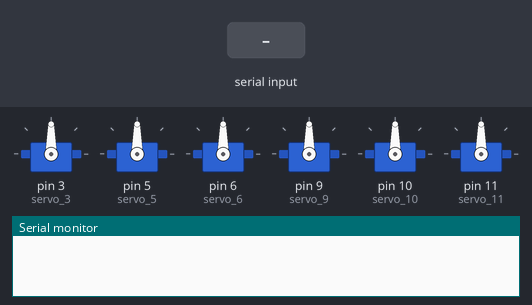
The sketch below on a simulated Arduino Uno, built with avr-gcc and run on an emulated ATmega328P. On the bench: 6 × servo, the last lines printed to the serial monitor. The inputs (shaded band) are chosen by the test bench.

Above: at 1.2 s.
1.3 s: "1" received over Serial
At 1.6 s:
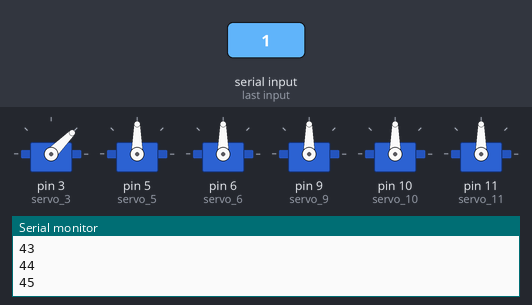
2.8 s: "2" received over Serial
At 3.9 s:
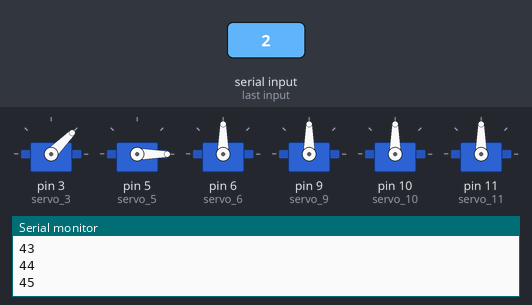
4.3 s: "3" received over Serial
At 5.0 s:
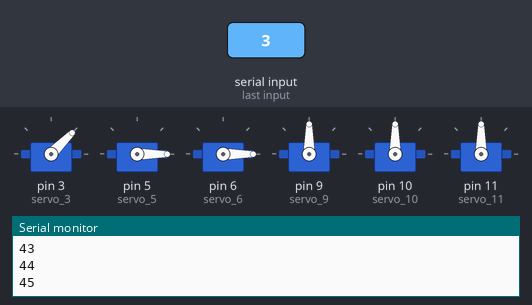
5.8 s: "4" received over Serial
At 6.2 s:
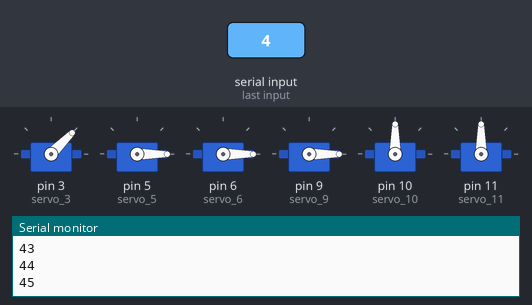
7.3 s: "5" received over Serial
8.8 s: "6" received over Serial
Timing chart, 0 to 11.3 s (numbered marks = the images above; inputs shaded):
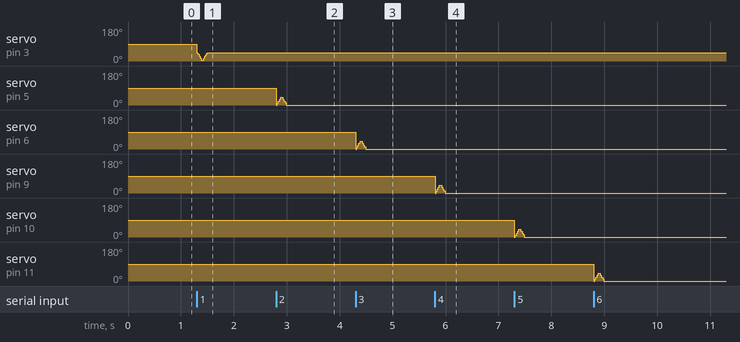

The sketch:

Braille.ino
```cpp
// C++ code
//
/*

  Braille Printer Code

*/

#include <Servo.h>
int pos = 0;
int angle = 45;

Servo servo_3;
Servo servo_5;
Servo servo_6;
Servo servo_9;
Servo servo_10;
Servo servo_11;

void setup()
{

  Serial.begin(9600);

  servo_3.attach(3,544,2400);
  servo_5.attach(5,544,2400);
  servo_6.attach(6,544,2400);
  servo_9.attach(9,544,2400);
  servo_10.attach(10,544,2400);
  servo_11.attach(11,544,2400);

}

void loop()
{
  String dots = " ";
  char dot;

  while(Serial.available()) {
     dot = Serial.read();
     dots.concat(dot);
  }

  if(dots.indexOf("1") != -1)
  {
    for (pos = angle; pos >= 0; pos -= 1)
    {
      // tell servo to go to position in variable 'pos'
      servo_3.write(pos);
      // wait 15 ms for servo to reach the position
      delay(2); // Wait for 2 millisecond(s)
    }

    for (pos = 0; pos <= angle; pos += 1)
    {
      // tell servo to go to position in variable 'pos'
      servo_3.write(pos);
      // wait 15 ms for servo to reach the position
      delay(2); // Wait for 2 millisecond(s)
      Serial.println(pos);
    }
  }

  if(dots.indexOf("2") != -1)
  {
    for (pos = 0; pos <= angle; pos += 1)
    {
      // tell servo to go to position in variable 'pos'
      servo_5.write(pos);
      // wait 15 ms for servo to reach the position
      delay(2); // Wait for 2 millisecond(s)
    }
    for (pos = angle; pos >= 0; pos -= 1)
    {
      // tell servo to go to position in variable 'pos'
      servo_5.write(pos);
      // wait 15 ms for servo to reach the position
      delay(2); // Wait for 2 millisecond(s)
    }
  }

  if(dots.indexOf("3") != -1)
  {
    for (pos = 0; pos <= angle; pos += 1)
    {
      // tell servo to go to position in variable 'pos'
      servo_6.write(pos);

      delay(2);  //Wait for 2 millisecond(s)
    }
    for (pos = angle; pos >= 0; pos -= 1)
    {
      // tell servo to go to position in variable 'pos'
      servo_6.write(pos);
      // wait 15 ms for servo to reach the position
      delay(2); // Wait for 2 millisecond(s)
    }
  }

  if(dots.indexOf("4") != -1)
  {
    for (pos = 0; pos <= angle; pos += 1)
    {
      // tell servo to go to position in variable 'pos'
      servo_9.write(pos);

      delay(2);  //Wait for 2 millisecond(s)
    }
    for (pos = angle; pos >= 0; pos -= 1)
    {
      // tell servo to go to position in variable 'pos'
      servo_9.write(pos);
      // wait 15 ms for servo to reach the position
      delay(2); // Wait for 2 millisecond(s)
    }
  }

  if(dots.indexOf("5") != -1)
  {
    for (pos = 0; pos <= angle; pos += 1)
    {
      // tell servo to go to position in variable 'pos'
      servo_10.write(pos);

      delay(2);  //Wait for 2 millisecond(s)
    }
    for (pos = angle; pos >= 0; pos -= 1)
    {
      // tell servo to go to position in variable 'pos'
      servo_10.write(pos);
      // wait 15 ms for servo to reach the position
      delay(2); // Wait for 2 millisecond(s)
    }
  }

  if(dots.indexOf("6") != -1)
  {
    for (pos = 0; pos <= angle; pos += 1)
    {
      // tell servo to go to position in variable 'pos'
      servo_11.write(pos);

      delay(2);  //Wait for 2 millisecond(s)
    }
    for (pos = angle; pos >= 0; pos -= 1)
    {
      // tell servo to go to position in variable 'pos'
      servo_11.write(pos);
      // wait 15 ms for servo to reach the position
      delay(2); // Wait for 2 millisecond(s)
    }
  }
}
```
